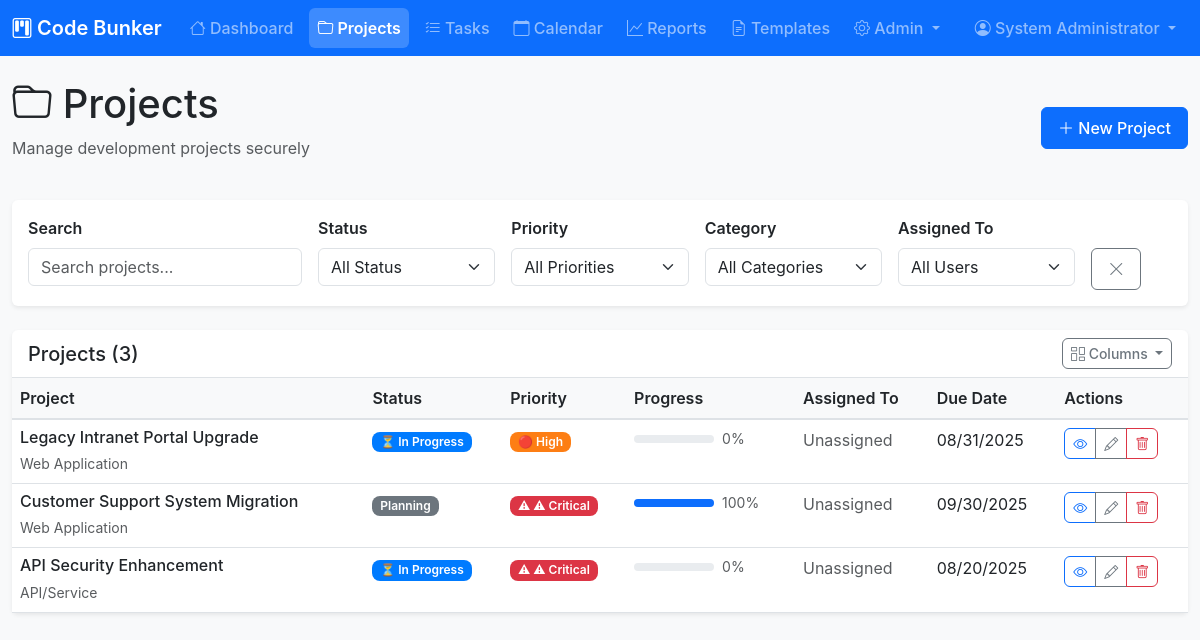
Screenshot of /pages/projects.php (signed in) with the database file from the repository.
### tables this page shows
CREATE TABLE projects (
    id INT AUTO_INCREMENT PRIMARY KEY,
    name VARCHAR(255) NOT NULL,
    description TEXT,
    category VARCHAR(100) DEFAULT 'Development Project',
    priority ENUM('critical', 'high', 'medium', 'low') DEFAULT 'medium',
    status ENUM('planning', 'in_progress', 'testing', 'completed', 'on_hold') DEFAULT 'planning',
    current_version VARCHAR(50),
    target_version VARCHAR(50),
    start_date DATE,
    due_date DATE,
    completion_date DATE NULL,
    estimated_hours DECIMAL(6,2) DEFAULT 0,
    actual_hours DECIMAL(6,2) DEFAULT 0,
    budget DECIMAL(10,2),
    created_by INT NOT NULL,
    assigned_to INT,
    created_at TIMESTAMP DEFAULT CURRENT_TIMESTAMP,
    updated_at TIMESTAMP DEFAULT CURRENT_TIMESTAMP ON UPDATE CURRENT_TIMESTAMP,
    FOREIGN KEY (created_by) REFERENCES users(id) ON DELETE RESTRICT,
    FOREIGN KEY (assigned_to) REFERENCES users(id) ON DELETE SET NULL,
    INDEX idx_status (status),
    INDEX idx_priority (priority),
    INDEX idx_due_date (due_date),
    INDEX idx_category (category)
);

### includes/functions.php (called while the page is built, shortened)
<?php
require_once dirname(__FILE__) . '/../config/config.php';
function getProjects($filters = [], $limit = null, $offset = 0) {
    $query = "SELECT p.*,
              CONCAT(u1.first_name, ' ', u1.last_name) as created_by_name,
              CONCAT(u2.first_name, ' ', u2.last_name) as assigned_to_name,
              COUNT(t.id) as total_tasks,
              SUM(CASE WHEN t.status = 'completed' THEN 1 ELSE 0 END) as completed_tasks
              FROM projects p
              LEFT JOIN users u1 ON p.created_by = u1.id
              LEFT JOIN users u2 ON p.assigned_to = u2.id
              LEFT JOIN tasks t ON p.id = t.project_id";
    $params = [];
    $query .= " GROUP BY p.id ORDER BY p.created_at DESC";
    if ($limit) {
        $query .= " LIMIT ? OFFSET ?";
        $params[] = $limit;
        $params[] = $offset;
    }
    return executeQuery($query, $params) ?: [];
}
?>

### config/database.php (called while the page is built, shortened)
<?php
class Database {
    private $host = 'localhost';
    private $db_name = 'web_app_tracker';
    private $username = 'root';
    private $password = '';
    private $charset = 'utf8mb4';
    private $port = 3306;
    public $conn;
    public function getConnection() {
        $this->conn = null;
        try {
            $dsn = "mysql:host=" . $this->host .
                   ";port=" . $this->port .
                   ";dbname=" . $this->db_name .
                   ";charset=" . $this->charset;
            $options = [
                PDO::ATTR_ERRMODE => PDO::ERRMODE_EXCEPTION,
                PDO::ATTR_DEFAULT_FETCH_MODE => PDO::FETCH_ASSOC,
                PDO::ATTR_EMULATE_PREPARES => false,
                PDO::MYSQL_ATTR_INIT_COMMAND => "SET NAMES utf8mb4"
            ];
            $this->conn = new PDO($dsn, $this->username, $this->password, $options);
        } catch(PDOException $e) {
            error_log("Database Connection Error: " . $e->getMessage());
            if (defined('DEBUG_MODE') && DEBUG_MODE) {
                echo "Connection Error: " . $e->getMessage();
            } else {
                echo "Database connection failed. Please try again later.";
            }
        }
        return $this->conn;
    }
    public function executeQuery($query, $params = []) {
        try {
            $stmt = $this->conn->prepare($query);
            $stmt->execute($params);
            return $stmt;
        } catch(PDOException $e) {
            error_log("Query Execution Error: " . $e->getMessage());
            return false;
        }
    }
}
function getDatabase() {
    static $database = null;
    if ($database === null) {
        $database = new Database();
    }
    return $database;
}
function executeQuery($query, $params = []) {
    $database = getDatabase();
    $stmt = $database->executeQuery($query, $params);
    if ($stmt !== false) {
        return $stmt->fetchAll(PDO::FETCH_ASSOC);
    }
    return false;
}
?>

### includes/auth.php (called while the page is built, shortened)
<?php
require_once dirname(__FILE__) . '/../config/config.php';
class Auth {
    public function isLoggedIn() {
        return isset($_SESSION['user_id']) && isset($_SESSION['username']) && $this->isSessionValid();
    }
    public function isAdmin() {
        return $this->isLoggedIn() && isset($_SESSION['role']) && $_SESSION['role'] === 'admin';
    }
    private function isSessionValid() {
        return true;
    }
}
$auth = new Auth();
function isLoggedIn() {
    global $auth;
    return $auth->isLoggedIn();
}
function isAdmin() {
    global $auth;
    return $auth->isAdmin();
}
?>

### pages/projects.php (the view, shortened to what this page needs)
<?php
require_once dirname(__FILE__) . '/../includes/header.php';
$currentUser = getCurrentUser();
$filters = [
    'status' => $_GET['status'] ?? '',
    'priority' => $_GET['priority'] ?? '',
    'category' => $_GET['category'] ?? '',
    'assigned_to' => $_GET['assigned_to'] ?? '',
    'search' => $_GET['search'] ?? ''
];
$page = intval($_GET['page'] ?? 1);
$limit = DEFAULT_PAGE_SIZE;
$offset = ($page - 1) * $limit;
$projects = getProjects($filters, $limit, $offset);
?>
<div class="d-flex justify-content-between align-items-center mb-4">
    <div>
        <h1><i class="bi bi-folder"></i> Projects</h1>
        <p class="text-muted">Manage development projects securely</p>
    </div>
    <button type="button" class="btn btn-primary" data-bs-toggle="modal" data-bs-target="#projectModal" onclick="openCreateModal()">
        <i class="bi bi-plus-lg"></i> New Project
    </button>
</div>
<div class="card mb-4">
    <div class="card-body">
        <form method="GET" action="" id="filterForm">
            <div class="row g-3">
                <div class="col-md-3">
                    <label class="form-label">Search</label>
                    <input type="text" name="search" class="form-control" placeholder="Search projects..."
                           value="<?php echo htmlspecialchars($filters['search']); ?>" data-search>
                </div>
                <div class="col-md-2">
                    <label class="form-label">Status</label>
                    <select name="status" class="form-select" data-filter="status">
                        <option value="">All Status</option>
                    </select>
                </div>
                <div class="col-md-2">
                    <label class="form-label">Priority</label>
                    <select name="priority" class="form-select" data-filter="priority">
                        <option value="">All Priorities</option>
                    </select>
                </div>
                <div class="col-md-2">
                    <label class="form-label">Category</label>
                    <select name="category" class="form-select" data-filter="category">
                        <option value="">All Categories</option>
                    </select>
                </div>
                <div class="col-md-2">
                    <label class="form-label">Assigned To</label>
                    <select name="assigned_to" class="form-select" data-filter="assigned_to">
                        <option value="">All Users</option>
                    </select>
                </div>
                <div class="col-md-1">
                    <label class="form-label">&nbsp;</label>
                    <button type="button" class="btn btn-outline-secondary d-block" onclick="clearFilters()">
                        <i class="bi bi-x-lg"></i>
                    </button>
                </div>
            </div>
        </form>
    </div>
</div>
<div class="card">
    <div class="card-header d-flex justify-content-between align-items-center">
        <h5 class="mb-0">Projects (<?= count($projects) ?>)</h5>
        <div class="d-flex gap-2">
            <div class="dropdown">
                <button class="btn btn-outline-secondary btn-sm dropdown-toggle" type="button"
                        id="columnToggle" data-bs-toggle="dropdown" aria-expanded="false">
                    <i class="bi bi-columns-gap"></i> Columns
                </button>
            </div>
        </div>
    </div>
    <div class="card-body p-0">
        <?php if (empty($projects)): ?>
        <div class="text-center p-5">
            <i class="bi bi-folder-x fs-1 text-muted"></i>
            <h5 class="text-muted mt-3">No projects found</h5>
            <p class="text-muted">Create your first project to get started.</p>
            <button type="button" class="btn btn-primary" data-bs-toggle="modal" data-bs-target="#projectModal" onclick="openCreateModal()">
                <i class="bi bi-plus-lg"></i> Create Project
            </button>
        </div>
        <?php else: ?>
        <div class="table-responsive">
            <table class="table table-hover mb-0" id="projectsTable">
                <thead class="table-light">
                    <tr>
                        <th data-column="0">Project</th>
                        <th data-column="2">Status</th>
                        <th data-column="3">Priority</th>
                        <th data-column="4">Progress</th>
                        <th data-column="5">Assigned To</th>
                        <th data-column="6">Due Date</th>
                        <th data-column="7">Actions</th>
                    </tr>
                </thead>
                <tbody>
                    <?php foreach ($projects as $project): ?>
                    <tr class="clickable-row" data-href="project_view.php?id=<?php echo $project['id']; ?>" style="cursor: pointer;">
                        <td data-column="0">
                            <div>
                                <h6 class="mb-1"><?php echo htmlspecialchars($project['name']); ?></h6>
                                <small class="text-muted"><?php echo htmlspecialchars($project['category']); ?></small>
                            </div>
                        </td>
                        <td data-column="2"><?php echo getStatusBadge($project['status'], 'project'); ?></td>
                        <td data-column="3"><?php echo getPriorityBadge($project['priority']); ?></td>
                        <td data-column="4">
                            <?php
                            $progress = 0;
                            if ($project['total_tasks'] > 0) {
                                $progress = round(($project['completed_tasks'] / $project['total_tasks']) * 100);
                            }
                            ?>
                            <div class="d-flex align-items-center">
                                <div class="progress me-2" style="width: 80px; height: 8px;">
                                    <div class="progress-bar" style="width: <?php echo $progress; ?>%"></div>
                                </div>
                                <small class="text-muted"><?php echo $progress; ?>%</small>
                            </div>
                        </td>
                        <td data-column="5">
                            <?php echo $project['assigned_to_name'] ?: '<span class="text-muted">Unassigned</span>'; ?>
                        </td>
                        <td data-column="6">
                            <?php if ($project['due_date']): ?>
                                <?php echo formatDate($project['due_date']); ?>
                            <?php else: ?>
                                <span class="text-muted">Not set</span>
                            <?php endif; ?>
                        </td>
                        <td data-column="7">
                            <div class="btn-group" role="group">
                                <button type="button" class="btn btn-sm btn-outline-primary"
                                        onclick="viewProject(<?php echo $project['id']; ?>)">
                                    <i class="bi bi-eye"></i>
                                </button>
                                <button type="button" class="btn btn-sm btn-outline-secondary"
                                        onclick="editProject(<?php echo $project['id']; ?>)">
                                    <i class="bi bi-pencil"></i>
                                </button>
                                <?php if (isAdmin() || $project['created_by'] == $currentUser['id']): ?>
                                <button type="button" class="btn btn-sm btn-outline-danger"
                                        onclick="deleteProject(<?php echo $project['id']; ?>, '<?php echo htmlspecialchars($project['name']); ?>')">
                                    <i class="bi bi-trash"></i>
                                </button>
                                <?php endif; ?>
                            </div>
                        </td>
                    </tr>
                    <?php endforeach; ?>
                </tbody>
            </table>
        </div>
        <?php endif; ?>
    </div>
</div>
<?php require_once dirname(__FILE__) . '/../includes/footer.php'; ?>

### config/config.php (shortened to what this page needs)
<?php
function formatDate($date, $format = DISPLAY_DATE_FORMAT) {
    try {
        $dateObj = new DateTime($date);
        return $dateObj->format($format);
    } catch (Exception $e) {
        return $date;
    }
}
function getStatusBadge($status, $type = 'project') {
    $statusLabels = ($type === 'task') ? TASK_STATUS : PROJECT_STATUS;
    $label = isset($statusLabels[$status]) ? $statusLabels[$status] : ucfirst($status);
    $color = isset(STATUS_COLORS[$status]) ? STATUS_COLORS[$status] : '#6c757d';
    $icon = '';
    switch($status) {
        case 'in_progress': $icon = '⏳ '; break;
    }
    return '<span class="badge badge-' . $status . '" style="background-color: ' . $color . '" aria-label="Status: ' . $label . '">' . $icon . $label . '</span>';
}
function getPriorityBadge($priority) {
    $label = isset(PRIORITY_LEVELS[$priority]) ? PRIORITY_LEVELS[$priority] : ucfirst($priority);
    $color = isset(PRIORITY_COLORS[$priority]) ? PRIORITY_COLORS[$priority] : '#6c757d';
    $icon = '';
    switch($priority) {
        case 'critical': $icon = '⚠ '; break;
        case 'high': $icon = '🔴 '; break;
    }
    return '<span class="badge badge-' . $priority . '" style="background-color: ' . $color . '" aria-label="Priority: ' . $label . '">' . $icon . $label . '</span>';
}
require_once CONFIG_PATH . '/database.php';
?>

### assets/css/style.css (style rules this page uses)
.badge-critical::before, .priority-critical::before { content: "⚠ "; font-weight: bold; }
:root { --primary-color: #0d6efd; --secondary-color: #6c757d; --success-color: #198754; --danger-color: #dc3545; --warning-color: #ffc107; --info-color: #0dcaf0; --light-color: #f8f9fa; --dark-color: #212529; --border-radius: 0.375rem; --box-shadow: 0 0.125rem 0.25rem rgba(0, 0, 0, 0.075); }
body { background-color: #f8f9fa; font-family: -apple-system, BlinkMacSystemFont, 'Segoe UI', Roboto, 'Helvetica Neue', Arial, sans-serif; }
.card { border: none; box-shadow: var(--box-shadow); transition: box-shadow 0.15s ease-in-out; }
.card-header { background-color: transparent; border-bottom: 1px solid #dee2e6; font-weight: 600; }
.badge { font-size: 0.75rem; font-weight: 600; padding: 0.35em 0.65em; border-radius: 0.5rem; }
.badge-critical { background-color: var(--danger-color); }
.badge-high { background-color: #fd7e14; }
.badge-planning { background-color: var(--secondary-color); }
.progress { height: 0.75rem; background-color: #e9ecef; }
.progress-bar { transition: width 0.3s ease; }
.table { background-color: white; }
.table thead th { border-top: none; border-bottom: 2px solid #dee2e6; font-weight: 600; color: var(--dark-color); }
.form-label { font-weight: 600; margin-bottom: 0.5rem; }
.btn { font-weight: 500; border-radius: var(--border-radius); padding: 0.5rem 1rem; transition: all 0.15s ease-in-out; }
.btn-primary { background-color: var(--primary-color); border-color: var(--primary-color); }
.btn-sm { padding: 0.25rem 0.5rem; font-size: 0.875rem; }

### includes/header.php (style rules this page uses)
body { margin:0;font-family:-apple-system,BlinkMacSystemFont,'Segoe UI',Roboto,'Helvetica Neue',Arial,sans-serif;background-color:#f8f9fa }

### rows the page displays
projects: name "Legacy Intranet Portal Upgrade", category "Web Application", status "⏳", status "In Progress", priority "🔴", priority "High", progress "0", assigned_to_name "Unassigned", due_date "08/31/2025"
projects: name "Customer Support System Migration", category "Web Application", status "Planning", priority "⚠", priority "Critical", progress "100", assigned_to_name "Unassigned", due_date "09/30/2025"
projects: name "API Security Enhancement", category "API/Service", status "⏳", status "In Progress", priority "⚠", priority "Critical", progress "0", assigned_to_name "Unassigned", due_date "08/20/2025"

### other values shown
APP_NAME "Code Bunker"
$currentUser['first_name'] . ' ' . $currentUser['last_name'] "System Administrator"
count($projects) "3"
